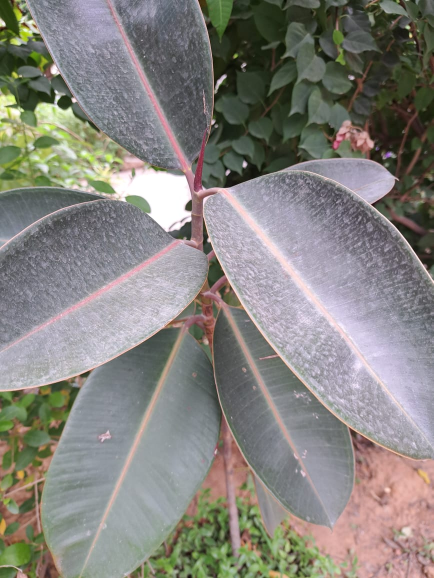
#> input picture data/raw/leaf_images/alternate/Alternate leaf/10.jpeg, 867 x 1156 px (shown at 1/2 size)
$ python -i imaging.py   (imports and definitions only)
#> lines starting #> are read from the running program, lines starting #| are printed output that depends on the picture; after the words box and inside, x2 and y2 are one past the last pixel; in counts of white or black regions, pixels touching at a corner belong together
#> further down, picture is the input picture: PIL image 867x1156 RGB; mean R, G, B 134.2, 132, 127.1
"""Classical (non-learned) leaf measurements and colour-based visible-condition flags.

These are MEASUREMENTS of the photograph. They are not validated against labelled masks or pathology, so:
  * morphology  -> AVAILABLE as pixel-space measurements only (no physical scale),
  * health      -> EXPERIMENTAL colour heuristics, "disease-like" wording only, never a diagnosis,
  * dust        -> NOT_SUPPORTED (no labelled dust/deposition masks were acquired).
"""
import numpy as np
from PIL import Image
from skimage import color, measure, morphology

from . import AVAILABLE, EXPERIMENTAL, NOT_SUPPORTED, UNAVAILABLE, section

MAX_SIDE = 512


def _prep(img: Image.Image):
    img = img.convert("RGB")
    s = MAX_SIDE / max(img.size)
#> s = 0.443
    if s < 1:
        img = img.resize((max(1, int(img.width * s)), max(1, int(img.height * s))), Image.BILINEAR)
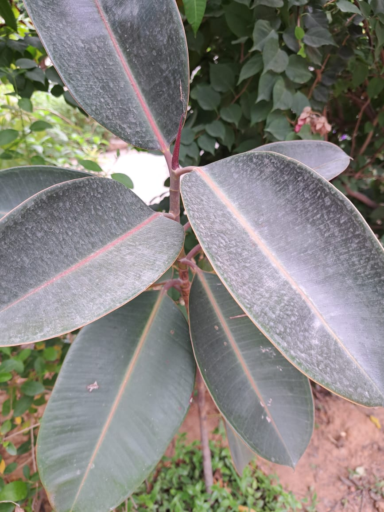
#> img: PIL image 384x512 RGB; mean R, G, B 134.2, 132, 127.1
    return np.asarray(img)


def leaf_mask(rgb):
    """Foreground = pixels more saturated / greener than the background (Otsu on an excess-green+saturation score)."""
    from skimage.filters import threshold_otsu
    f = rgb.astype(float) / 255.0
    exg = 2 * f[..., 1] - f[..., 0] - f[..., 2]
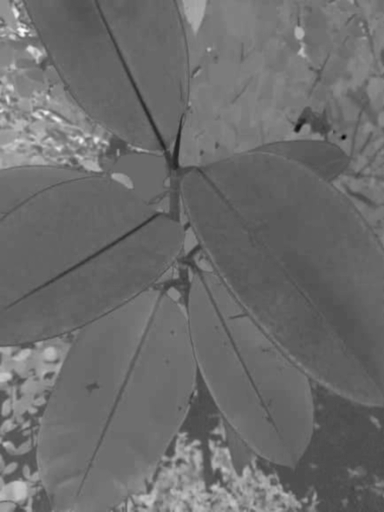
#> exg: shape (512, 384) float64; min -0.651, max 0.902, mean 0.0106; drawn with min black and max white
    sat = color.rgb2hsv(rgb)[..., 1]
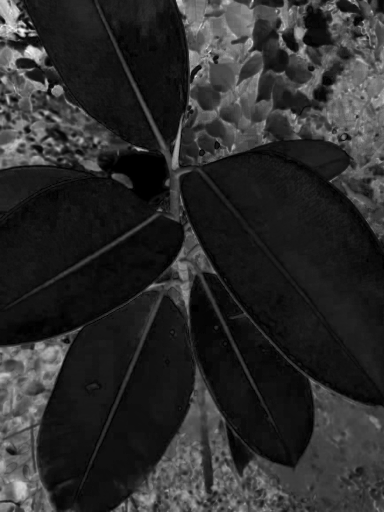
#> sat: shape (512, 384) float64; min 0, max 0.985, mean 0.172
    score = 0.6 * (exg - exg.min()) / (np.ptp(exg) + 1e-9) + 0.4 * sat
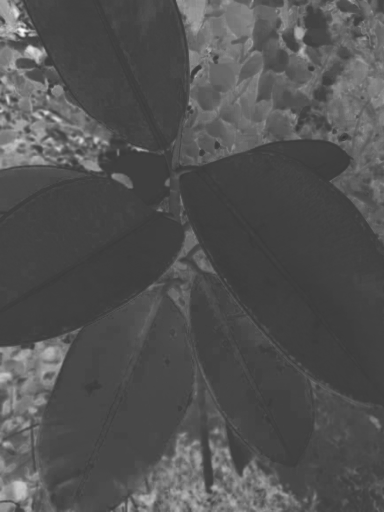
#> score: shape (512, 384) float64; min 0.201, max 0.994, mean 0.325
    m = score > threshold_otsu(score)
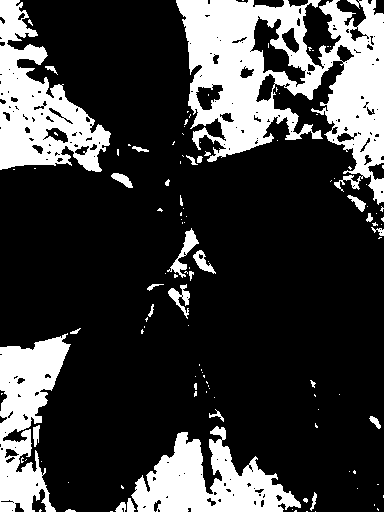
#> m: shape (512, 384) bool; 23.8% white; 120 white regions (90 under 20 px), largest, box (x1, y1, x2, y2) and area: (176, 0, 384, 205) 21084, (0, 0, 111, 172) 8779, (131, 426, 301, 512) 7443
#> (the run stopped early here; a loop or call above may not have finished)

$ run again, on data/raw/leaf_images/alternate/Alternate leaf/100.jpeg
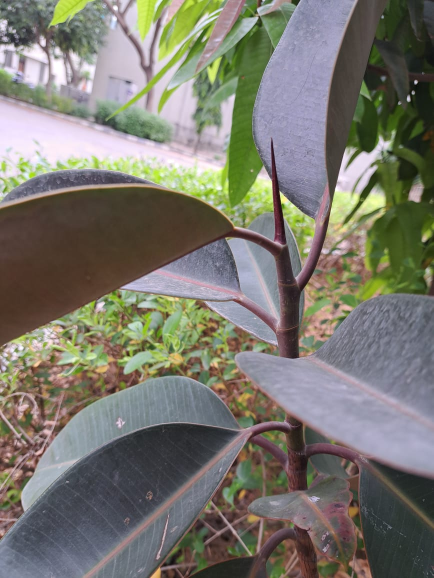
#> input picture data/raw/leaf_images/alternate/Alternate leaf/100.jpeg, 867 x 1156 px (shown at 1/2 size)
#> picture is the input picture: PIL image 867x1156 RGB; mean R, G, B 121.9, 120.1, 109.9
#> in leaf_mask, `score = 0.6 * (exg - exg.min()) / (np.ptp(exg) + 1e-9) + 0.4 * sat`:
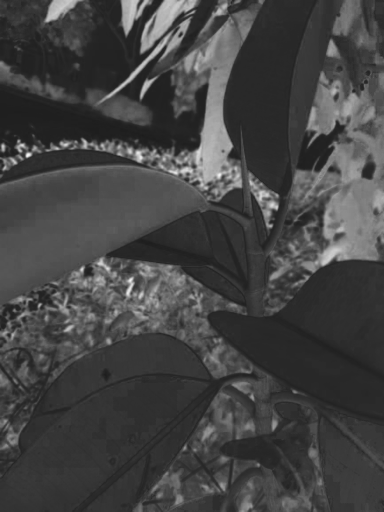
#> score: shape (512, 384) float64; min 0.113, max 0.972, mean 0.268
#> in leaf_mask, `m = score > threshold_otsu(score)`:
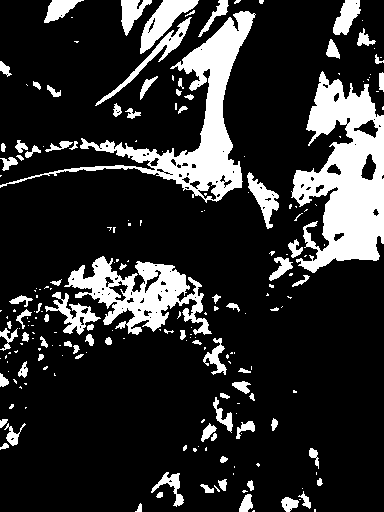
#> m: shape (512, 384) bool; 18.3% white; 211 white regions (125 under 20 px), largest, box (x1, y1, x2, y2) and area: (291, 71, 384, 273) 10639, (0, 11, 256, 203) 8121, (64, 256, 212, 335) 5011

$ run again, on data/raw/leaf_images/alternate/Alternate leaf/20.jpeg
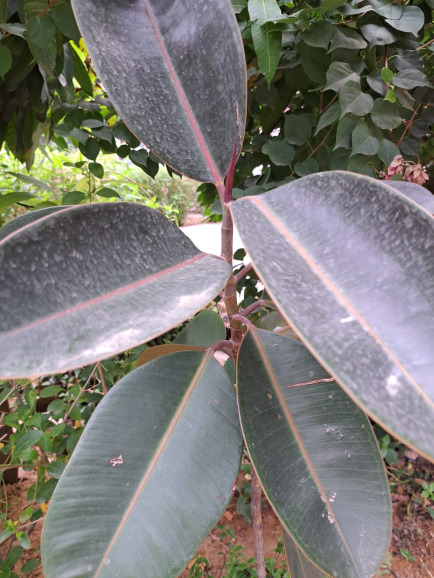
#> input picture data/raw/leaf_images/alternate/Alternate leaf/20.jpeg, 867 x 1156 px (shown at 1/2 size)
#> picture is the input picture: PIL image 867x1156 RGB; mean R, G, B 123.7, 122, 117.2
#> in leaf_mask, `score = 0.6 * (exg - exg.min()) / (np.ptp(exg) + 1e-9) + 0.4 * sat`:
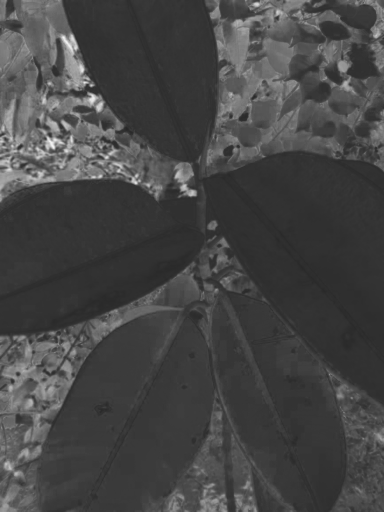
#> score: shape (512, 384) float64; min 0.156, max 0.951, mean 0.276
#> in leaf_mask, `m = score > threshold_otsu(score)`:
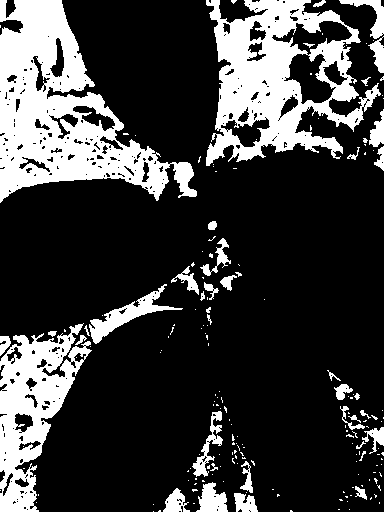
#> m: shape (512, 384) bool; 23.6% white; 183 white regions (143 under 20 px), largest, box (x1, y1, x2, y2) and area: (0, 0, 197, 203) 17267, (206, 0, 381, 166) 13755, (0, 323, 92, 512) 7930
